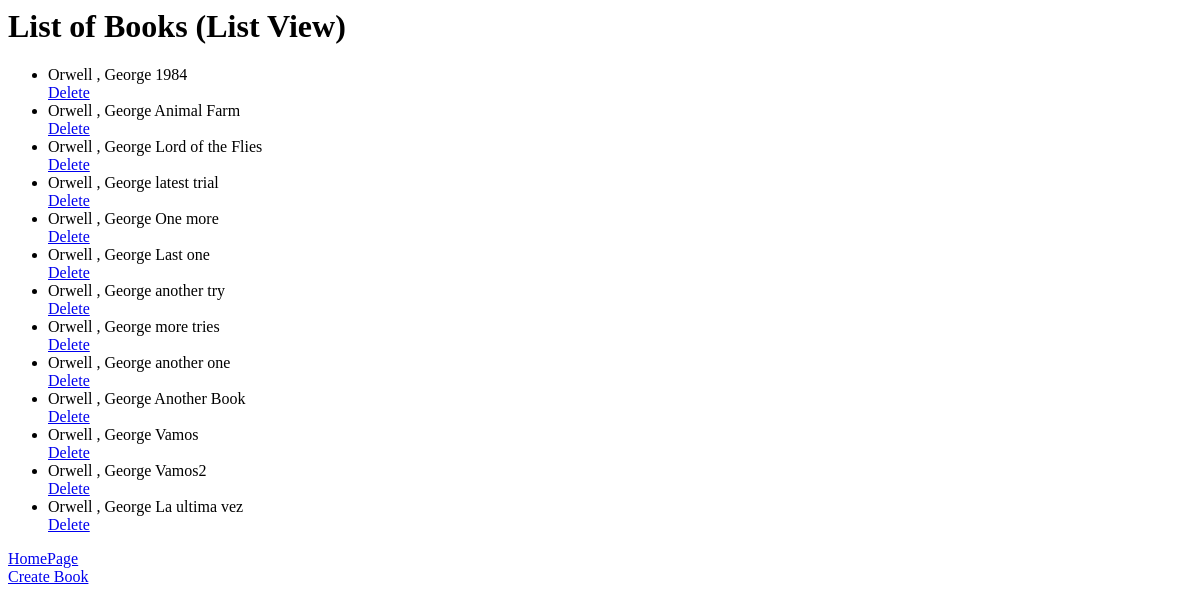
The app's page /catalog/book_list/, older data.
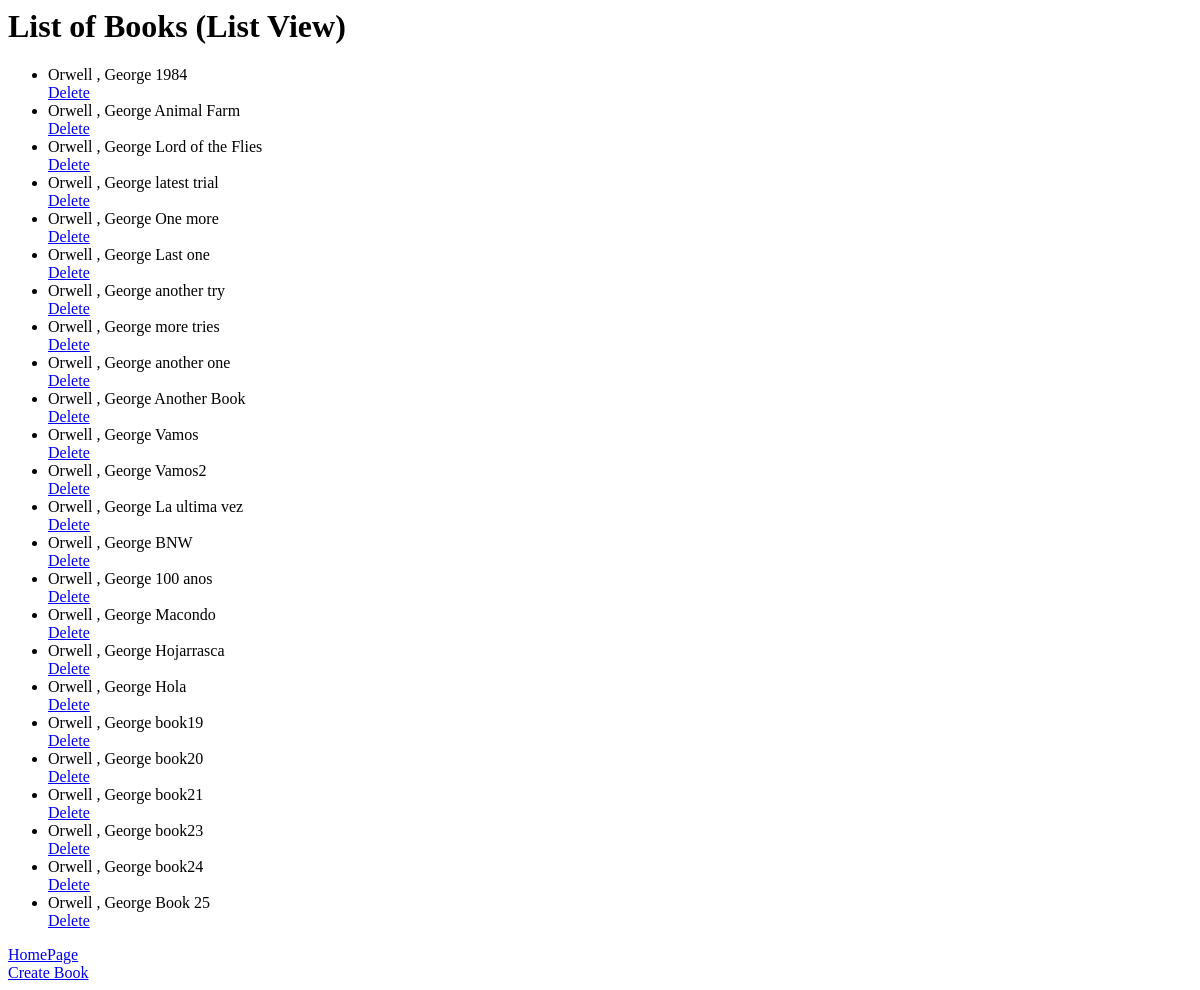
The same page, newer data.
### catalog/models.py (models this page shows, shortened)
class Book(models.Model):
    title = models.CharField(max_length=200)
    author = models.ForeignKey('Author',on_delete=models.SET_NULL,null=True) #on_delete, to delete author but not the book
    summary = models.TextField(max_length=600)
    isbn = models.CharField('ISBN', max_length=13,unique=True)
    genre = models.ManyToManyField(Genre)
    language = models.ForeignKey('Language',on_delete=models.SET_NULL,null=True)

class Author(models.Model):
    first_name= models.CharField(max_length=200)
    last_name= models.CharField(max_length=200)
    dob = models.DateField(null=True,blank=True)
    class Meta:
        ordering= ['last_name','first_name']
    def __str__(self):
        return f"{self.last_name} , {self.first_name}"

### catalog/views.py (the view)
# urls.py: path('book_list/', views.BookList.as_view(), name='book_list'),
class BookList(ListView):
    model = Book
    field = '__all__'

### catalog/templates/catalog/book_list.html
<h1>List of Books (List View)</h1>
<ul>
    {% for book in object_list %}
    <li>{{book.list}} {{book.author}} {{book.title}}</li>
    <a href="/catalog/book_delete/{{book.id}}">Delete</a>
    {% endfor %}
</ul>
<a href="{% url 'index'%}">HomePage</a>
<div>
    <a href="{% url 'create_book'%}">Create Book</a>
</div>

Row changes from the older to the newer data that the page shows:
added Book: author "Orwell , George", title "BNW"
added Book: author "Orwell , George", title "100 anos"
added Book: author "Orwell , George", title "Macondo"
added Book: author "Orwell , George", title "Hojarrasca"
added Book: author "Orwell , George", title "Hola"
added Book: author "Orwell , George", title "book19"
added Book: author "Orwell , George", title "book20"
added Book: author "Orwell , George", title "book21"
added Book: author "Orwell , George", title "book23"
added Book: author "Orwell , George", title "book24"
added Book: author "Orwell , George", title "Book 25"
